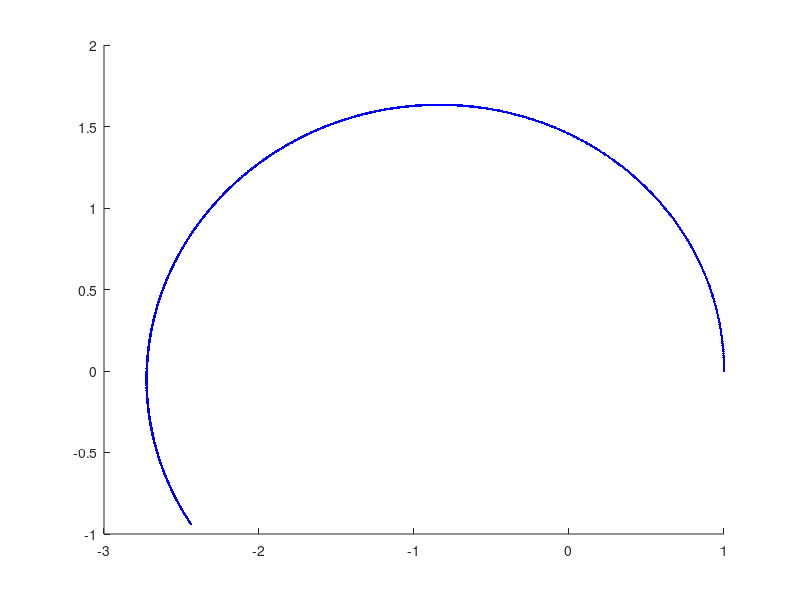

Write MATLAB code to recreate this figure.
clear all;
close all;


N = 1000;
t = linspace(0, 10, N);
r = zeros(2, N);
p = r;
r(:,1) = [1, 0];
p(:,1) = [0, 1.2];
%p(:,1) = [0, 1];
%p(:,1) = [0, 0.3];

dt = t(2) - t(1);

for ii = 2:N
  r(:,ii) = r(:,ii-1) + dt * p(:,ii-1);
  p(:,ii) = p(:,ii-1) - dt * r(:,ii-1) ./ norm(r(:,ii-1))^3;
end

hold on;
plot(r(1,:), r(2,:), 'b.', 'linewidth', 2)

